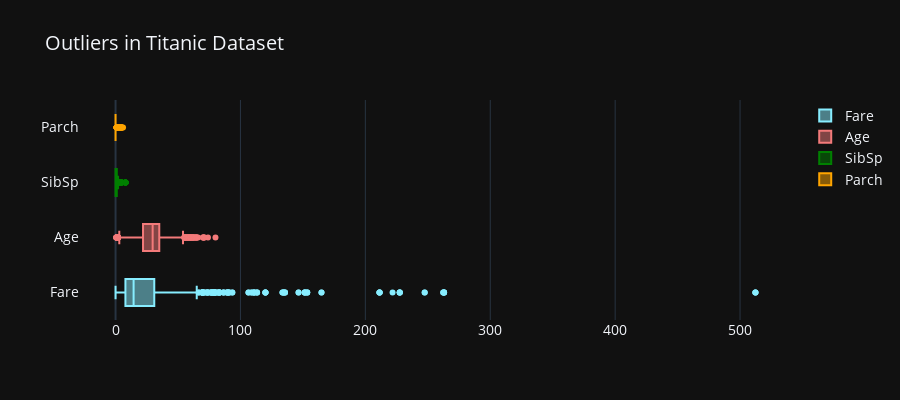

Notebook cell for this chart:
### Code cell
box_traces = [
    go.Box(x=df['Fare'], name='Fare', marker=dict(color='#87edff')),
    go.Box(x=df['Age'], name='Age', marker=dict(color='#f37a7a')),
    go.Box(x=df['SibSp'], name='SibSp', marker=dict(color='green')),
    go.Box(x=df['Parch'], name='Parch', marker=dict(color='orange'))
]

layout = go.Layout(
    title='Outliers in Titanic Dataset',
    height=400,
    font=dict(size=14)
)

fig = go.Figure(data=box_traces, layout=layout)

fig.show()

### Figure 1 — Plotly figure (JSON) as saved in the notebook; plotly's stock layout.template omitted (floating-point values rounded to 4 significant figures; data arrays with more than 128 entries replaced by an {"elided": "..."} marker saying what was removed)
{"data": [{"marker": {"color": "#87edff"}, "name": "Fare", "type": "box", "x": {"elided": "891 float values"}}, {"marker": {"color": "#f37a7a"}, "name": "Age", "type": "box", "x": {"elided": "891 float values"}}, {"marker": {"color": "green"}, "name": "SibSp", "type": "box", "x": {"elided": "891 int values"}}, {"marker": {"color": "orange"}, "name": "Parch", "type": "box", "x": {"elided": "891 int values"}}], "layout": {"font": {"size": 14}, "height": 400, "title": {"text": "Outliers in Titanic Dataset"}}}
